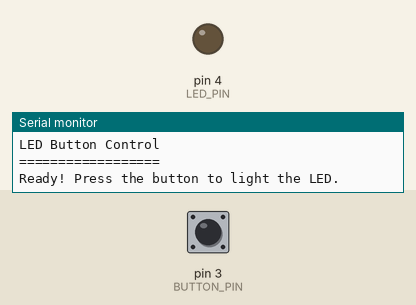
This sketch was run on a simulated Arduino Uno, built with avr-gcc and run on an emulated ATmega328P. Parts: output pins drawn as LEDs (lit = HIGH), the last lines printed to the serial monitor. Inputs (shaded band) come from the test bench; at power-on: pin 3 (BUTTON_PIN) LOW.

Above: at 1.2 s.
1.3 s: pin 3 (BUTTON_PIN) pulled HIGH for 0.15 s
At 1.37 s:
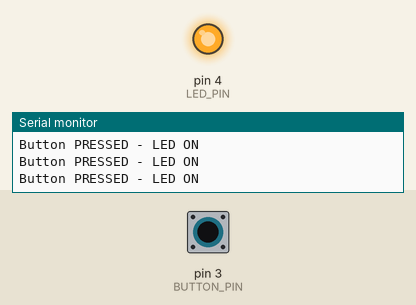
2.9 s: pin 3 (BUTTON_PIN) pulled HIGH for 3.2 s
At 7.5 s:
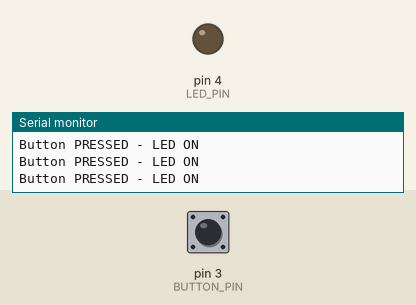
Timing chart, 0 to 9.0 s (numbered marks = the images above; inputs shaded):
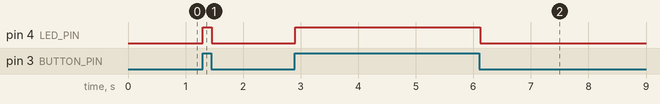

The sketch:

led_button_control.ino
```cpp
/*
 * LED Button Control for Arduino Uno with Grove Base Shield
 *
 * Hardware:
 * - Arduino Uno
 * - Grove Base Shield
 * - Grove LED Socket Module
 * - Grove Button Module
 *
 * Connections (Grove Base Shield):
 * - LED Socket: Connect to Grove port D4
 * - Button: Connect to Grove port D3
 *
 * Behavior:
 * - Press button to turn LED ON
 * - Release button to turn LED OFF
 */

// Pin definitions for Grove Base Shield
#define LED_PIN 4       // LED connected to Grove port D4
#define BUTTON_PIN 3    // Button connected to Grove port D3

// Variables
int buttonState = 0;    // Current state of the button

void setup() {
  // Initialize serial communication for debugging
  Serial.begin(9600);
  Serial.println("LED Button Control");
  Serial.println("==================");

  // Set LED pin as output
  pinMode(LED_PIN, OUTPUT);

  // Set button pin as input
  // Grove Button outputs HIGH when pressed, LOW when not pressed
  pinMode(BUTTON_PIN, INPUT);

  // Ensure LED is off at startup
  digitalWrite(LED_PIN, LOW);

  Serial.println("Ready! Press the button to light the LED.");
}

void loop() {
  // Read the current state of the button
  buttonState = digitalRead(BUTTON_PIN);

  // Check if button is pressed (HIGH for Grove Button module)
  if (buttonState == HIGH) {
    // Button is pressed - turn LED ON
    digitalWrite(LED_PIN, HIGH);
    Serial.println("Button PRESSED - LED ON");
  } else {
    // Button is not pressed - turn LED OFF
    digitalWrite(LED_PIN, LOW);
  }

  // Small delay to debounce
  delay(10);
}
```

Measured:
- after the input at 1.3 s, pin 4 (LED_PIN): LOW → HIGH at once, → LOW 0.15 s later
- after the input at 2.9 s, pin 4 (LED_PIN): LOW → HIGH at once, → LOW 3.2 s later
